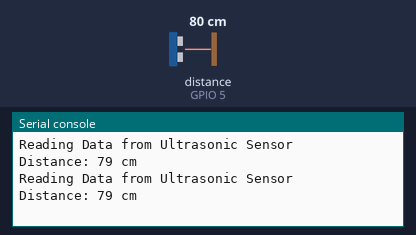
A program run on a simulated ESP8266 board running MicroPython. On the bench: the last lines printed to the serial console. The test bench sets the inputs (shaded band); at power-on: distance to the obstacle (sensor on GPIO 5) 80 cm. The echo pulse lasts 58.3 µs per cm.

Above: at 1.2 s.
1.3 s: distance to the obstacle (sensor on GPIO 5) set to 2 cm
At 2.6 s:
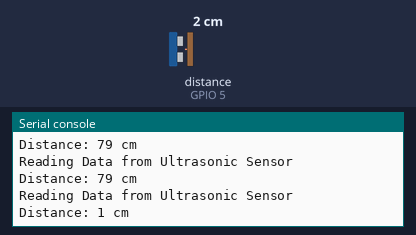
2.8 s: distance to the obstacle (sensor on GPIO 5) set to 4 cm
At 3.8 s:
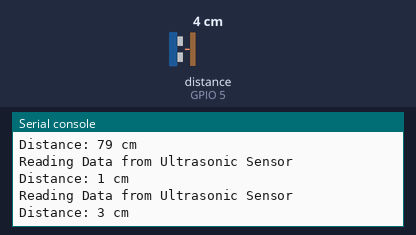
Timing chart, 0 to 5.8 s (numbered marks = the images above; inputs shaded):
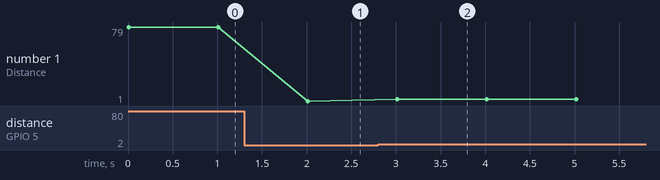

The program:

ultrasonic-nodemcu.py
```python
# Ultrasonic Sensor Program
# ECHO - D1 - GPIO5
# TRIG - D2 - GPIO4

from machine import *
from utime import *

ECHO=Pin(5,0)
TRIG=Pin(4,1)

def read_distance():
  print ('Reading Data from Ultrasonic Sensor')
  TRIG.value(0)
  sleep_us(2)
  TRIG.value(1)
  sleep_us(10)
  TRIG.value(0)
  while ECHO.value()==0:
    pass
  pulse_start=ticks_us()
  while ECHO.value()==1:
    pass
  pulse_end=ticks_us()
  pulse_duration=pulse_end-pulse_start
  distance=int(0.034*(pulse_duration)/2)
  print ('Distance: %d cm' % distance)
  sleep(1)

while -5:
  read_distance()
```

Measured:
- after the input at 1.3 s, the serial console: prints a new line after 0.71 s (image 1)
- after the input at 2.8 s, the serial console: prints a new line after 0.22 s (image 2)
- plotted number 1: 79 → 1 after the input at 1.3 s, 1 → 3 after the input at 2.8 s
